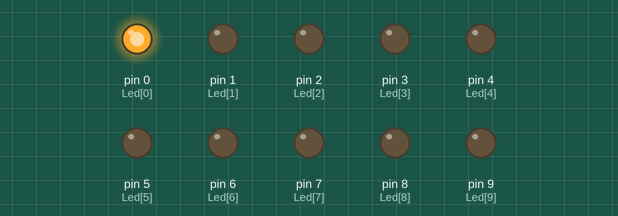
Simulated run of this sketch. Board: Arduino Uno, built with avr-gcc and run on an emulated ATmega328P. Parts: output pins drawn as LEDs (lit = HIGH).

Above: at 0.12 s.
At 1.12 s:
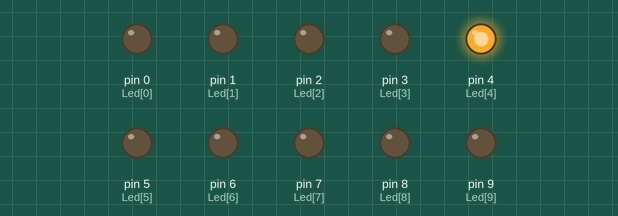
At 1.62 s:
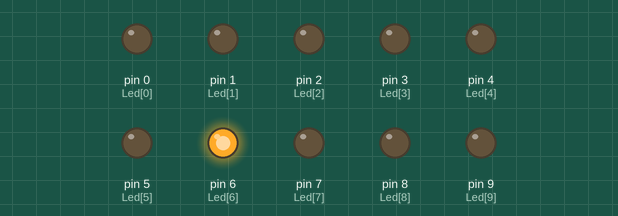
At 2.12 s:
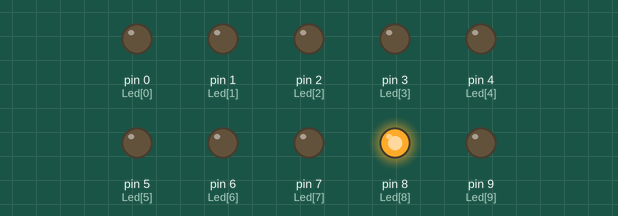
At 3.12 s:
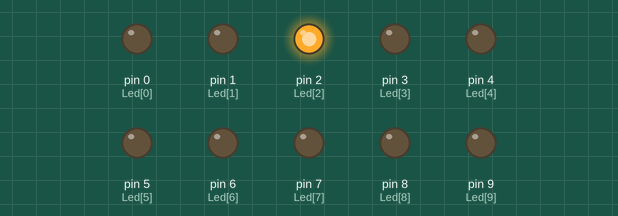
At 5.37 s:
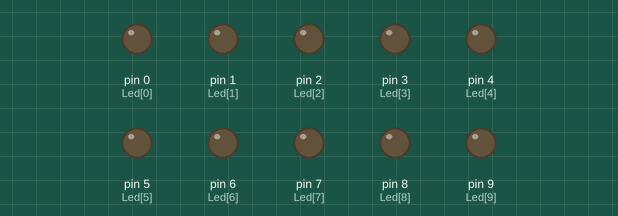
Timing chart, 0 to 5.8 s (numbered marks = the images above):
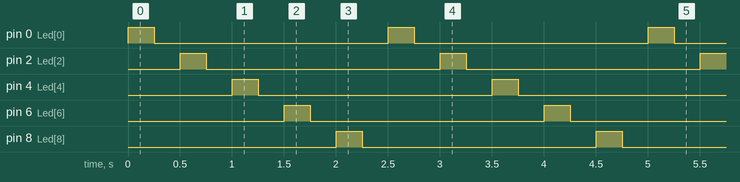

The sketch:

coeur.c.ino
```cpp
#include "param.h"
/*
  Pour ce programme on utilise des LEDs connectées sur les pins 2,4 et 6
*/

int  Led[10] = {0, 1, 2, 3, 4, 5, 6, 7, 8, 9}; //déclaration et initialisation du tableau
//avec les valeurs des pins

void setup()
{
  //Boucle d'initialisation des modes et mise à 0V
  for (int i = 0; i < 10; i++) // i va nous servir pour parcourir le tableau
  {
    pinMode(Led[i], OUTPUT); //on utilise les valeurs du tableau
    digitalWrite(Led[i], LOW); // l'une après l'autre
  }
}

void loop(){
  pulse();
}

void pulse()
{
    #ifdef TOUTES_LED_CLIGNOTANTES
    toutes_leds_clignotantes();
    #endif

    #ifdef MODE_CHENILLE
    mode_chenille();
    #endif

    #ifdef LED_1_LED_SUR_2_ALLUMEE
    led_1_led_sur_2_allumee();
    #endif

    #ifdef LED_1_SUR_3_ALLUMEE
    led_1_led_sur_3_allumee();
    #endif

    #ifdef CHOIX_LED_A_ALLUMER
    choix_led_a_allumer(PIN_LED_ON);
    #endif
 }

int toutes_leds_clignotantes()
{

  //on allume les 3 LED (ici en utilisant une boucle)
  for (int i = 0; i < 10; i) // on parcourt le tableau
  {
    digitalWrite(Led[i], HIGH);// on allume
  }
  delay(1000); //pendant 1 seconde
  //puis on les éteint brièvement (ici en utilisant leur position dans le tableau)
  digitalWrite(Led[0], LOW); // on éteint la 1
  digitalWrite(Led[1], LOW); // on éteint la 2
  digitalWrite(Led[2], LOW); // on éteint la 3
  digitalWrite(Led[3], LOW); // on éteint la 4
  digitalWrite(Led[4], LOW); // on éteint la 5
  digitalWrite(Led[5], LOW); // on éteint la 6
  digitalWrite(Led[6], LOW); // on éteint la 7
  digitalWrite(Led[7], LOW); // on éteint la 8
  digitalWrite(Led[8], LOW); // on éteint la 9
  digitalWrite(Led[9], LOW); // on éteint la 10
  delay(100);//délai bref

  //Boucle pour diminuer le temps d’allumage des LED
  for (int temps = 1000; temps >= 200; temps -= 200)
  {
    //Les trois LED sont éteintes
    for (int i = 0; i < 10; i++) // t pour parcourir le tableau
    {
      digitalWrite(Led[i], HIGH);//on allume la LED correspondante
      delay(temps); // pendant la valeur de temps
      digitalWrite(Led[i], LOW); //on éteint la correspondante
      delay(100); // court délai pendant lequel les 3 LED sont éteintes
    }
    //on a allumé les 3 LED pendant une durée “temps”, la boucle reprend avec une valeur “temps” décrémentée
  }
}

int mode_chenille()
{
  for (int i = 0; i < 10; i++) {
    digitalWrite(Led[i], HIGH);
    delay(250);
    digitalWrite(Led[i], LOW);
    delay(250);
  }
}

int led_1_led_sur_2_allumee()
{
  for(int i=0;i<10;i++){
    if(i%2 == 0){
      digitalWrite(Led[i], HIGH);
      delay(250);
      digitalWrite(Led[i], LOW);
      delay(250);
    }
}
}

int led_1_led_sur_3_allumee()
{
    for(int i=0;i<10;i++){
    if(i%3 == 0){
      digitalWrite(Led[i], HIGH);
      delay(250);
      digitalWrite(Led[i], LOW);
      delay(250);
    }
}
}

int choix_led_a_allumer(int pin)
{
   digitalWrite(Led[8], HIGH);
}
```

param.h
```cpp
#ifndef PARAM_H_INCLUDED
#define PARAM_H_INCLUDED
#define LED_1_LED_SUR_2_ALLUMEE
#endif
```

Measured:
- by itself, pin 0 (Led[0]), pin 2 (Led[2]), pin 4 (Led[4]), pin 6 (Led[6]), pin 8 (Led[8]): alternates HIGH for 0.25 s and LOW for 2.3 s
- by itself, everything shown: repeats every 2.5 s, in 10 steps
